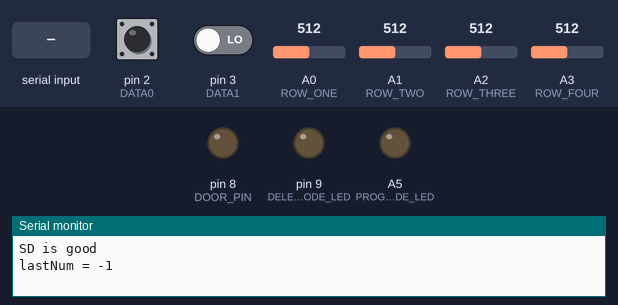
This sketch was run on a simulated Arduino Uno, built with avr-gcc and run on an emulated ATmega328P. Shown: output pins drawn as LEDs (lit = HIGH), the last lines printed to the serial monitor. Dashed ring = blinking. The test bench sets the inputs (shaded band); at power-on: A3 (ROW_FOUR) = 512, pin 2 (DATA0) HIGH, pin 3 (DATA1) LOW, A0 (ROW_ONE) = 512, A1 (ROW_TWO) = 512, A2 (ROW_THREE) = 512. Storage starts empty; pins used as bus, display or sensor lines are not drawn.

Above: at 1.2 s.
1.3 s: A3 (ROW_FOUR) set to 992
2.8 s: A3 (ROW_FOUR) set to 1015
At 3.2 s:
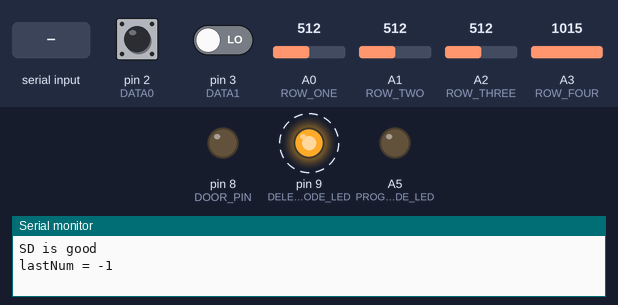
5.8 s: "o\n" received over Serial
At 6.4 s:
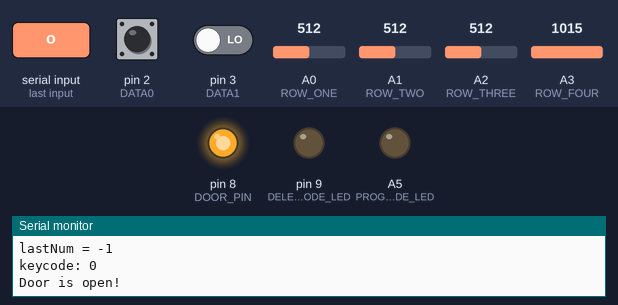
8.8 s: byte 112 ('p') received over Serial
At 11.4 s:
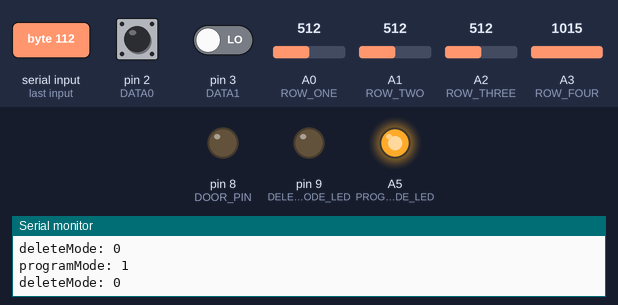
11.8 s: byte 111 ('o') received over Serial
At 12.7 s:
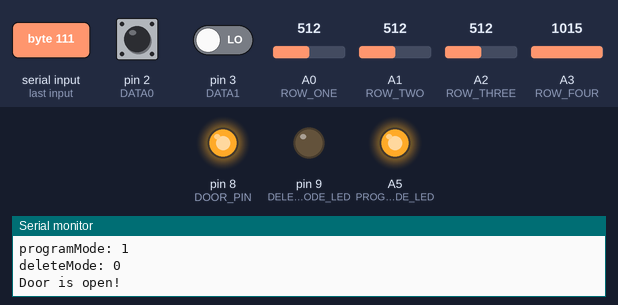
14.8 s: pin 2 (DATA0) pulled LOW for 0.15 s
At 18.3 s:
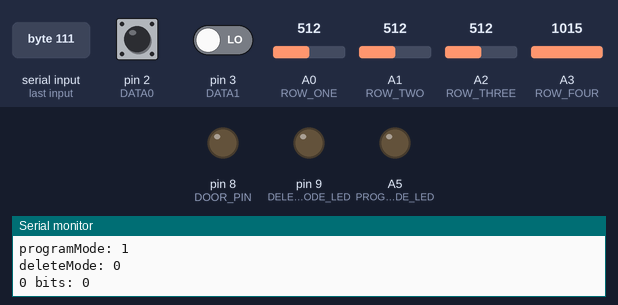
Timing chart, 0 to 18.9 s (numbered marks = the images above; inputs shaded):
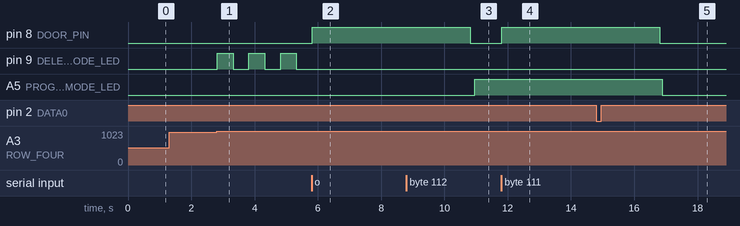

Measured:
- the behaviour switches between 1000 and 1001 on A3 (ROW_FOUR) (found by bisection; images 0 and 1)
- after the input at 1.3 s, every drawn part: stays the same
- after the input at 2.8 s, pin 9 (DELETE_MODE_LED): alternates HIGH for 0.50 s and LOW for 0.50 s, starting at once
- after the input at 5.8 s, pin 8 (DOOR_PIN): LOW → HIGH at once
- after the input at 8.8 s, A5 (PROGRAM_MODE_LED): LOW → HIGH after 2.2 s
- after the input at 11.8 s, pin 8 (DOOR_PIN): LOW → HIGH at once
- after the input at 14.8 s, A5 (PROGRAM_MODE_LED): HIGH → LOW after 2.1 s

The sketch:

Arduino_Code.ino
```cpp
//     Bit Explanation:   P P A A A A A A A A A A A A B B B B B B B B B B B B B B B B B B B B P
//     Bit Numbers:       0 1 2 3 4 5 6 7 8 9 0 1 2 3 4 5 6 7 8 9 0 1 2 3 4 5 6 7 8 9 0 1 2 3 4
//     Example:           1,0,0,0,1,0,0,0,0,0,0,0,1,1,0,0,1,0,0,0,1,0,1,0,0,0,1,0,0,1,0,1,0,0,1 // Stores an ID read from EEPROM
//                        0,-,4,-,-,2,-,-,4,-,-,2,-,-,2,-,-,4,-,- =0,424,224
#include <SD.h>

#define MAX_NUM_IDS 100
//Pin definitions
#define DELETE_MODE_LED 9 // Yellow LED
#define PROGRAM_MODE_LED A5 // Purple LED
#define DOOR_PIN 8
#define SD_PIN 4
//Keypad
#define COLUMN_ONE 5
#define COLUMN_TWO 6
#define COLUMN_THREE 7
#define ROW_ONE A0
#define ROW_TWO A1
#define ROW_THREE A2
#define ROW_FOUR A3
#define DATA0 2
#define DATA1 3

int programModeCode = 1924;
int deleteModeCode = 2013;
int timeKeeper = 0;
char prevChar; //debouncing for keypad
int readCode; //keypad code holder
char readChar; //temp holder for keypad;
unsigned long IDarray[MAX_NUM_IDS]; //id array
int lastNum=-1; // keeps track of the position of the last value in the array

//bools
boolean programMode = false; // Initialize program mode to false
boolean deleteMode = false; // Initialize delete mode to false

//for interrupts
volatile int bitCount = 0;
volatile unsigned long lastBitArrivalTime;
volatile unsigned long tagID = 0;

// interrupt to read in zeros
void isrZero(void) {
  lastBitArrivalTime = millis();
  if(bitCount >= 14 && bitCount <=33){
    tagID = tagID << 1;
  }
  bitCount++;
  //Serial.println(tagID, BIN);
}

// interrupt to read in a one
void isrOne(void) {
  lastBitArrivalTime = millis();
  if(bitCount >= 14 && bitCount <=33){
    tagID = tagID << 1;
    tagID = tagID + 1;

  }
  //Serial.println(tagID, BIN);
  bitCount++;
}

// on reset, this is run before the main loop
// this sets up the pins, serial communication, interrupts
// reads in from SD card all ids if there is a sd card
void setup()
{
  pinMode(COLUMN_ONE, OUTPUT);
  pinMode(COLUMN_TWO, OUTPUT);
  pinMode(COLUMN_THREE, OUTPUT);
  pinMode(DOOR_PIN, OUTPUT);
  pinMode(PROGRAM_MODE_LED, OUTPUT);
  digitalWrite(PROGRAM_MODE_LED, LOW);
  pinMode(DELETE_MODE_LED, OUTPUT);
  digitalWrite(DELETE_MODE_LED, LOW);

  pinMode(DATA0, INPUT);
  digitalWrite(DATA0, HIGH);
  attachInterrupt(0, isrZero, RISING);

  pinMode(DATA1, INPUT);
  digitalWrite(DATA1, INPUT);
  attachInterrupt(1, isrOne, RISING);

  Serial.begin(9600);

  while(!SD.begin(SD_PIN)){
    Serial.println("SD Failed, Retry...");
    delay(1000);
    return;
  }
  Serial.println("SD is good");
  readFromSD(IDarray, &lastNum);
  Serial.print("lastNum = ");
  Serial.println(lastNum);
  printArray(lastNum);
}

/*****************************************************************
 *******************MAIN LOOP!!***********************************
 ****************************************************************/
void loop(){
  // if we have read in all bits we need from a UW card
  if(bitCount > 0 && (millis() - lastBitArrivalTime) > 250){
    timeKeeper = 0;
    Serial.print(tagID, DEC);
    Serial.print(" bits: ");
    Serial.println(tagID, BIN);
    // if we are adding this card
    if (tagID < 10 || bitCount != 35){
      clearAllBuffers();
    } else {
      if ( programMode ) {
        insertID(tagID, &lastNum);
        printArray(lastNum);
      } // if we are deleting this card
      else if ( deleteMode ) {
        removeID(tagID, &lastNum,validID(tagID,lastNum));
        printArray(lastNum);
      } // check if this is a valid card to open the door
      else if ( validID(tagID, lastNum) >= 0 ) {
        openDoor();
      }
    }

    //clear the buffers.
    bitCount = 0;
    tagID = 0;
  }

  //keypad logic
  readChar = scanKeypad();
  if(readChar != 'r' && readChar != 'n') {
    timeKeeper = 0;
    if ((int)readChar >= (int)'0' && (int)readChar <= (int)'9'){
      readCode = readCode * 10 + ((int)readChar - (int)'0');
    } else if (readChar == '#'){
      if (readCode == programModeCode) {
        programMode = 1-programMode;
        deleteMode = false;
      } else if (readCode == deleteModeCode) {
        deleteMode = 1-deleteMode;
        programMode = false;
      } else {
        //if it is not a valid code, flash red 3 times
        for (int i = 0; i < 3; i++){
          digitalWrite(DELETE_MODE_LED, HIGH);
          delay(500);
          digitalWrite(DELETE_MODE_LED, LOW);
          delay(500);
        }
      }
      readCode = 0;
    }
    Serial.print("keycode: ");
    Serial.println(readCode);
  }

  //can send commands from serial console!
  if (Serial.available() > 0) {
    timeKeeper = 0;
    byte incomingByte;
    // read the incoming byte:
    incomingByte = Serial.read();
    // say what you got:
    //Serial.print("I received: ");
    //Serial.println(incomingByte);

    switch (incomingByte) {
    case 'o':
      openDoor();
      break;
    case 'p':
      deleteMode = false;
      programMode = 1-programMode;
      break;
    case 'd':
      programMode = false;
      deleteMode = 1-deleteMode;
      break;
    }
    Serial.print("programMode: ");
    Serial.println(programMode);
    Serial.print("deleteMode: ");
    Serial.println(deleteMode);
  }

  //resets all the buffers if there are no inputs for awhile
  // this allows for correct functionality given a card that does not have 35 bits
  if(timeKeeper < 1023){
    timeKeeper++;
  }
  else {
    timeKeeper = 0;
    Serial.println("Timeout, Reset all the things!");
    clearAllBuffers();
  }
  // If a sd card is inserted then it will load
  // the current ids onto it
  if (SD.begin(SD_PIN)) {
    writeToSD(lastNum);
  }

  //for status LEDS
  digitalWrite(PROGRAM_MODE_LED, programMode);
  digitalWrite(DELETE_MODE_LED, deleteMode);
  delay(10);
}


//****************************************************
//***********end of main loop, start of functions*****
//****************************************************
void clearAllBuffers(){
  //for the keypad
  readCode = 0;
  //for the RFID Reader
  tagID = 0;
  bitCount = 0;
  //to return to normal mode
  programMode = false;
  deleteMode = false;
}


boolean charCompare(char firstChar[], char secondChar[]){
  String firstString(firstChar);
  String secondString(secondChar);
  if(firstString == secondString){
    return true;
  }
  return false;
}

// prints the contents of the id array
void printArray (int last){
  for(int i=0;i<=last;i++){
    Serial.print("IDarray: ");
    Serial.print(i);
    Serial.print(" = ");
    Serial.println(IDarray[i]);
  }
}

// this opens the door
void openDoor(){
  digitalWrite(8, HIGH);
  Serial.println("Door is open!");
  delay(5000);
  digitalWrite(8, LOW);
}


// inserts an id into to id array at the last position
// it updates the last number that is passed in
void insertID(unsigned long ID, int* last) {
  if (*last > MAX_NUM_IDS - 1){ // if we have too many, dont add
    return -1;
  }
  int valid = validID(ID,*last);
  if (validID(ID,*last)>=0){
    return;
  }

  *last = *last + 1;
  Serial.print("last= ");
  Serial.println(*last);
  IDarray[*last]=ID;
  writeToSD(*last);
}

// checks if this is a valid id
// returns the position in the array
int validID(unsigned long ID, int last){
  for (int i = 0; i <= last; i++){
    if (ID==IDarray[i]) return i;
  }
  return -1;
}

//removes the id at the given position, updates the location of the last position
void removeID(unsigned long ID,int *last,int pos){
  if (pos<0) return;
  for (int i = pos; i < *last; i++){
    IDarray[i]=IDarray[i+1];
  }
  (*last)--;
  writeToSD(*last);
}

// overwrites all id's to a file
void writeToSD(int lastNum) {
  File toWrite;
  if (SD.exists("IDFile.txt")) {
    SD.remove("IDFile.txt");
  }
  toWrite = SD.open("IDFile.txt",FILE_WRITE);
  for (int i =0; i <= lastNum; i++) {
    toWrite.println(String(IDarray[i]));
  }
  toWrite.close();
}

// read all ids on a file
void readFromSD(long unsigned int IDArray[],int* total) {
  if (!SD.exists("IDFile.txt")) {
    return -1;
  }
  int lastNum = *total;
  int count = 0;
  IDArray[0] = 0;
  char value;

  File toRead = SD.open("IDFile.txt",FILE_READ);
  if(toRead){
    while (toRead.available()) {
      value = toRead.read();
      if (((int)value >= (int)'0') && ((int)value <= (int)'9')) {
        int add = (int)value - (int)'0';
        IDArray[count] = IDArray[count] * 10 + add;
      }
      if ((int)value == '\n') {
        count++;
        IDArray[count] = 0;
      }
    }
  }
  //clears the rest of the array
  for (int i = count; i < lastNum; i++) {
    IDArray[i] = 0;
  }
  *total = count - 1; //because we don't care about the last return in the IDFile.
  toRead.close();
}

//returns either the key being pressed, r for repeat, or n for no return
char scanKeypad(){
  char returnChar = 'n'; //n for no return
  digitalWrite(COLUMN_ONE, HIGH);
  if(analogRead(ROW_ONE) > 1000){
    returnChar = '1';
  }
  else if(analogRead(ROW_TWO) > 1000){
    returnChar = '4';
  }
  else if(analogRead(ROW_THREE) > 1000){
    returnChar = '7';
  }
  else if(analogRead(ROW_FOUR) > 1000){
    returnChar = '*';
  }
  digitalWrite(COLUMN_ONE, LOW);

  digitalWrite(COLUMN_TWO, HIGH);
  if(analogRead(ROW_ONE) > 1000){
    returnChar = '2';
  }
  else if(analogRead(ROW_TWO) > 1000){
    returnChar = '5';
  }
  else if(analogRead(ROW_THREE) > 1000){
    returnChar = '8';
  }
  else if(analogRead(ROW_FOUR) > 1000){
    returnChar = '0';
  }
  digitalWrite(COLUMN_TWO, LOW);

  digitalWrite(COLUMN_THREE, HIGH);
  if(analogRead(ROW_ONE) > 1000){
    returnChar = '3';
  }
  else if(analogRead(ROW_TWO) > 1000){
    returnChar = '6';
  }
  else if(analogRead(ROW_THREE) > 1000){
    returnChar = '9';
  }
  else if(analogRead(ROW_FOUR) > 1000){
    returnChar = '#';
  }
  digitalWrite(COLUMN_THREE, LOW);

  if (returnChar == prevChar) {
    return 'r'; //r for repeat
  }
  else {
    prevChar = returnChar;
    return returnChar;
  }
}
```
